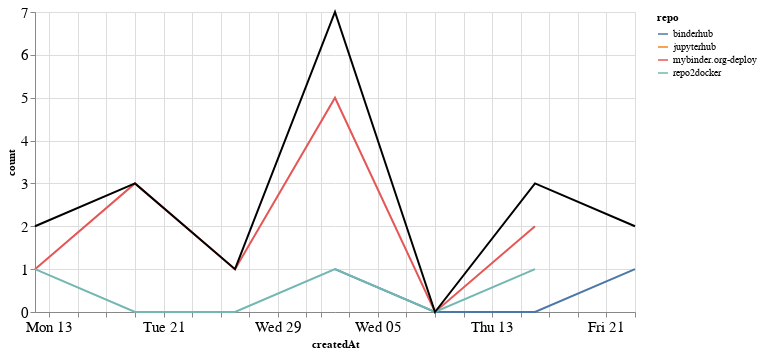

This figure's notebook cell:
### Markdown cell above
## PRs

### Code cell
prs_time = prs.groupby('repo').resample('W', on='createdAt').count()['author'].reset_index()
prs_time = prs_time.rename(columns={'author': 'count'})
prs_time_total = prs_time.groupby('createdAt').agg({"count": "sum"}).reset_index()

ch1 = alt.Chart(prs_time, width=600).mark_line().encode(
    x='createdAt',
    y='count',
    color='repo',
    tooltip="repo"
)

ch2 = alt.Chart(prs_time_total, width=600).mark_line(color="black").encode(
    x='createdAt',
    y='count',
)

ch1 + ch2

### Figure 1 — Vega-Lite specification as saved in the notebook (floating-point values rounded to 4 significant figures)
{"config": {"axisLeft": {"labelFontSize": 15}, "axisBottom": {"labelFontSize": 15}}, "layer": [{"data": {"name": "data-49251376259813971b527c31c95c56fa"}, "mark": "line", "encoding": {"color": {"type": "nominal", "field": "repo"}, "tooltip": {"type": "nominal", "field": "repo"}, "x": {"type": "temporal", "field": "createdAt"}, "y": {"type": "quantitative", "field": "count"}}, "width": 600}, {"data": {"name": "data-7da75c37c580ee4028bee1ba786e8f6f"}, "mark": {"type": "line", "color": "black"}, "encoding": {"x": {"type": "temporal", "field": "createdAt"}, "y": {"type": "quantitative", "field": "count"}}, "width": 600}], "$schema": "https://vega.github.io/schema/vega-lite/v4.8.1.json", "datasets": {"data-49251376259813971b527c31c95c56fa": [{"repo": "binderhub", "createdAt": "2020-08-02T00:00:00", "count": 1}, {"repo": "binderhub", "createdAt": "2020-08-09T00:00:00", "count": 0}, {"repo": "binderhub", "createdAt": "2020-08-16T00:00:00", "count": 0}, {"repo": "binderhub", "createdAt": "2020-08-23T00:00:00", "count": 1}, {"repo": "jupyterhub", "createdAt": "2020-08-23T00:00:00", "count": 1}, {"repo": "mybinder.org-deploy", "createdAt": "2020-07-12T00:00:00", "count": 1}, {"repo": "mybinder.org-deploy", "createdAt": "2020-07-19T00:00:00", "count": 3}, {"repo": "mybinder.org-deploy", "createdAt": "2020-07-26T00:00:00", "count": 1}, {"repo": "mybinder.org-deploy", "createdAt": "2020-08-02T00:00:00", "count": 5}, {"repo": "mybinder.org-deploy", "createdAt": "2020-08-09T00:00:00", "count": 0}, {"repo": "mybinder.org-deploy", "createdAt": "2020-08-16T00:00:00", "count": 2}, {"repo": "repo2docker", "createdAt": "2020-07-12T00:00:00", "count": 1}, {"repo": "repo2docker", "createdAt": "2020-07-19T00:00:00", "count": 0}, {"repo": "repo2docker", "createdAt": "2020-07-26T00:00:00", "count": 0}, {"repo": "repo2docker", "createdAt": "2020-08-02T00:00:00", "count": 1}, {"repo": "repo2docker", "createdAt": "2020-08-09T00:00:00", "count": 0}, {"repo": "repo2docker", "createdAt": "2020-08-16T00:00:00", "count": 1}], "data-7da75c37c580ee4028bee1ba786e8f6f": [{"createdAt": "2020-07-12T00:00:00", "count": 2}, {"createdAt": "2020-07-19T00:00:00", "count": 3}, {"createdAt": "2020-07-26T00:00:00", "count": 1}, {"createdAt": "2020-08-02T00:00:00", "count": 7}, {"createdAt": "2020-08-09T00:00:00", "count": 0}, {"createdAt": "2020-08-16T00:00:00", "count": 3}, {"createdAt": "2020-08-23T00:00:00", "count": 2}]}}
